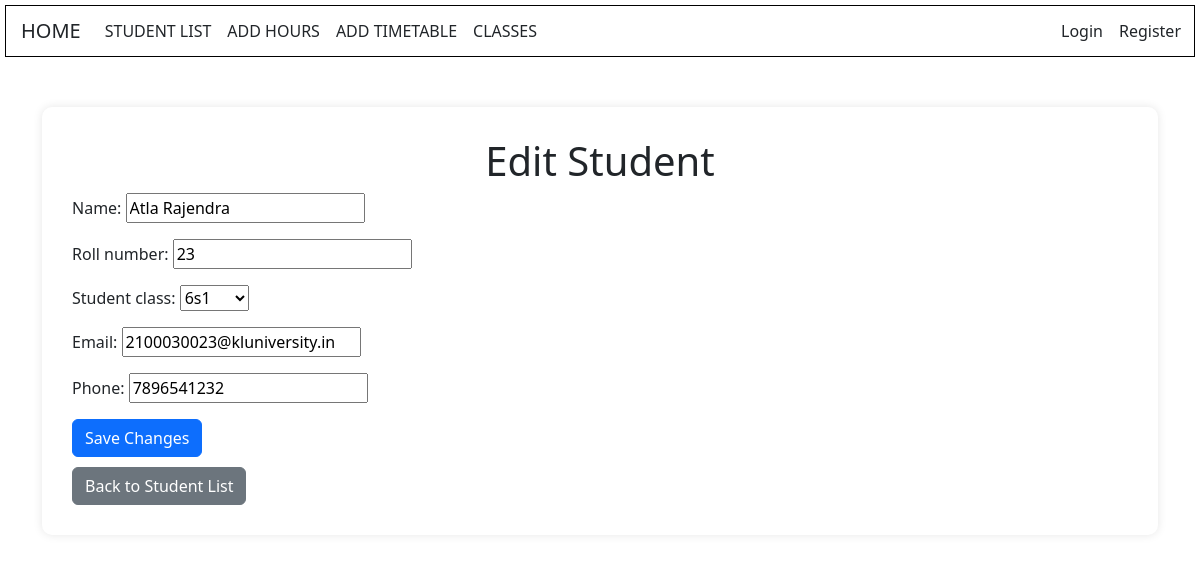
Before: /students/students/edit_student/1/ with the older database file.
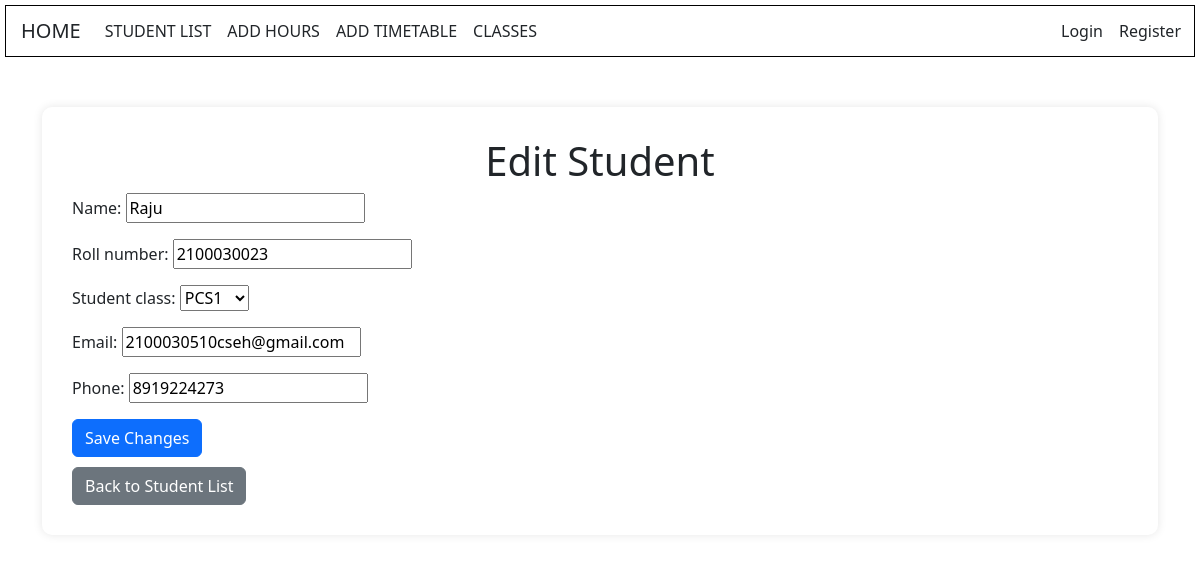
After: the same page with the newer database file.
### students/models.py (models this page shows, shortened)
class Student(models.Model):
    name = models.CharField(max_length=100)
    roll_number = models.CharField(max_length=10, unique=True)
    student_class = models.ForeignKey(Class, on_delete=models.CASCADE)
    email = models.EmailField()
    phone = models.CharField(max_length=10)

class Class(models.Model):
    name = models.CharField(max_length=100)
    def __str__(self):
        return self.name

### students/views.py (the view)
# urls.py: path('students/edit_student/<int:pk>/', views.edit_student, name='edit_student'),
def edit_student(request, pk):
    student = get_object_or_404(Student, pk=pk)
    if request.method == 'POST':
        form = StudentForm(request.POST, instance=student)
        if form.is_valid():
            form.save()
            return redirect('student_list')
    else:
        form = StudentForm(instance=student)
    return render(request, 'students/edit_student.html', {'form': form})

### students/forms.py
class StudentForm(forms.ModelForm):
    class Meta:
        model = Student
        fields = ['name', 'roll_number', 'student_class','email','phone']

### students/templates/students/edit_student.html (shortened to what this page needs)
<!DOCTYPE html>
<html>
<head>
    <link href="https://cdn.jsdelivr.net/npm/bootstrap@5.3.2/dist/css/bootstrap.min.css" rel="stylesheet">
</head>
<body>
    {% include 'students/navbar.html' %}
    <div class="container">
        <div class="form-container">
            <h1>Edit Student</h1>
            <form method="post">
                {{ form.as_p }}
                <button type="submit" class="btn btn-primary btn-block">Save Changes</button>
            </form>
            <a href="{% url 'student_list' %}" class="btn btn-secondary btn-block">Back to Student List</a>
        </div>
    </div>
</body>
</html>

Changed rows visible on the page:
changed Student: name "Atla Rajendra" → "Raju"; roll_number "23" → "2100030023"; student_class "6s1" → "PCS1"; email "2100030023@kluniversity.in" → "2100030510cseh@gmail.com"; phone "7896541232" → "8919224273"
